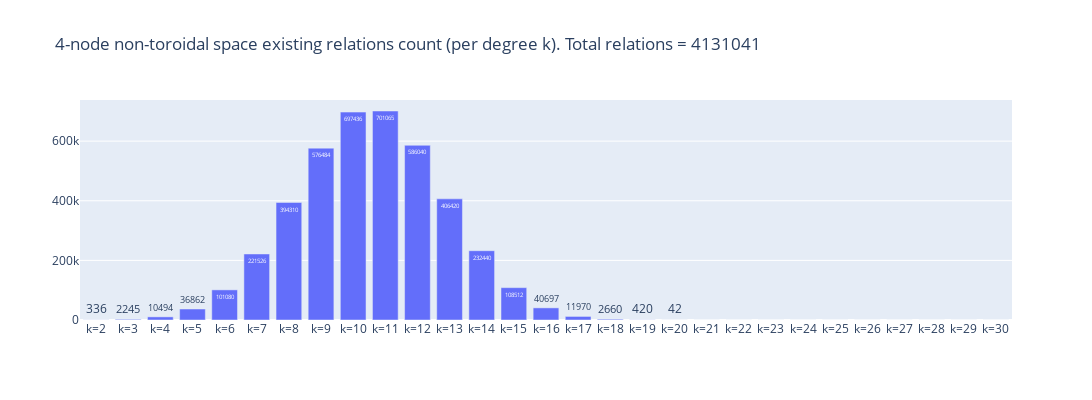

The code cell stored with this chart in its notebook:
### Code cell
import plotly.graph_objects as go

fig = go.Figure(
    [
        go.Bar(
            x=xs,
            y=ys,
            text=ys,
            textposition="auto",
            textangle=0,
        )
    ]
)
fig.update_layout(title_text=f'4-node non-toroidal space existing relations count (per degree k). Total relations = {total}',width=2000,height=400)
fig.show()

### Figure 1 — Plotly figure (JSON) as saved in the notebook; plotly's stock layout.template omitted (floating-point values rounded to 4 significant figures)
{"data": [{"text": ["336", "2245", "10494", "36862", "101080", "221526", "394310", "576484", "697436", "701065", "586040", "406420", "232440", "108512", "40697", "11970", "2660", "420", "42", "2", "0", "0", "0", "0", "0", "0", "0", "0", "0"], "textangle": 0, "textposition": "auto", "type": "bar", "x": ["k=2", "k=3", "k=4", "k=5", "k=6", "k=7", "k=8", "k=9", "k=10", "k=11", "k=12", "k=13", "k=14", "k=15", "k=16", "k=17", "k=18", "k=19", "k=20", "k=21", "k=22", "k=23", "k=24", "k=25", "k=26", "k=27", "k=28", "k=29", "k=30"], "y": [336, 2245, 10494, 36862, 101080, 221526, 394310, 576484, 697436, 701065, 586040, 406420, 232440, 108512, 40697, 11970, 2660, 420, 42, 2, 0, 0, 0, 0, 0, 0, 0, 0, 0]}], "layout": {"height": 400, "title": {"text": "4-node non-toroidal space existing relations count (per degree k). Total relations = 4131041"}, "width": 2000}}
